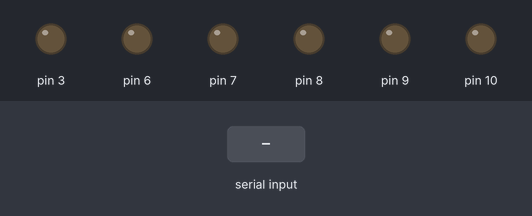
A sketch run on a simulated Arduino Uno, built with avr-gcc and run on an emulated ATmega328P. On the bench: output pins drawn as LEDs (lit = HIGH). The inputs (shaded band) are chosen by the test bench.

Above: at 1.2 s.
1.3 s: "f" received over Serial
At 1.6 s:
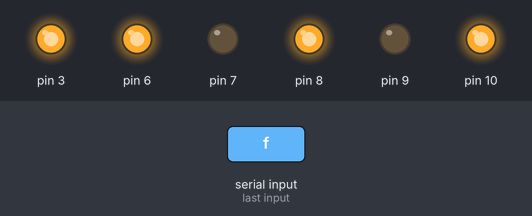
2.8 s: "b" received over Serial
At 3.9 s:
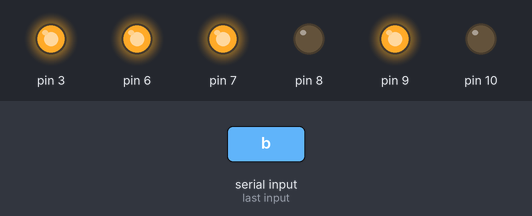
4.3 s: "r" received over Serial
At 5.1 s:
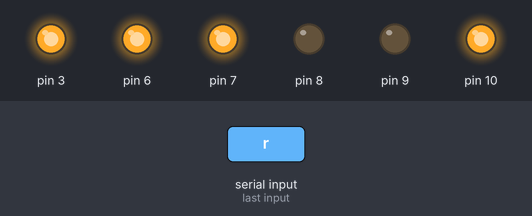
5.8 s: "l" received over Serial
At 6.2 s:
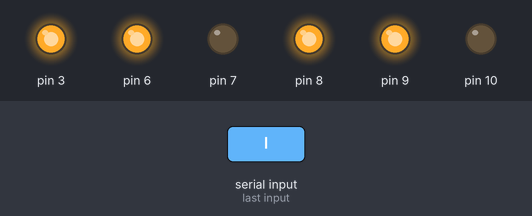
7.3 s: "s" received over Serial
At 8.6 s:
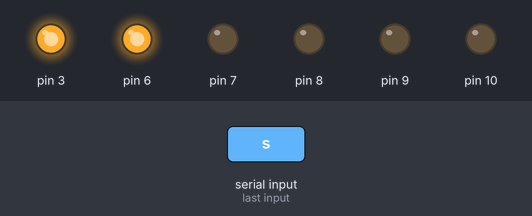
Timing chart, 0 to 9.8 s (numbered marks = the images above; inputs shaded):
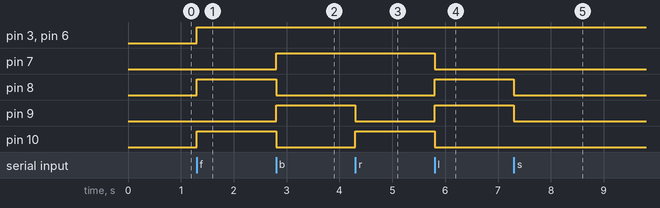

The sketch:

car.ino
```cpp
void setup()
{
  Serial.begin(9600);
  pinMode(9,OUTPUT);
  pinMode(10,OUTPUT);
  //9,10 left side pins
  pinMode(7,OUTPUT);
  pinMode(8,OUTPUT);
  //8,7 right side pins
  pinMode(3,OUTPUT);
  pinMode(6,OUTPUT);
  //enable pins
}

void loop()
{

  if (Serial.available())
  {
    analogWrite(3,255);
    analogWrite(6,255);
    char receved_pattern = Serial.read();
    if (receved_pattern == 'f')
    {
        digitalWrite(7,0);
        digitalWrite(8,1);
        digitalWrite(9,0);
        digitalWrite(10,1);
    }
    else if (receved_pattern == 'b')
    {
        digitalWrite(7,1);
        digitalWrite(8,0);
        digitalWrite(9,1);
        digitalWrite(10,0);
    }
    else if (receved_pattern == 'r')
    {
        digitalWrite(7,1);
        digitalWrite(8,0);
        digitalWrite(9,0);
        digitalWrite(10,1);
    }

    else if (receved_pattern == 'l')
    {
        digitalWrite(7,0);
        digitalWrite(8,1);
        digitalWrite(9,1);
        digitalWrite(10,0);
    }

    else if (receved_pattern == 's')
    {
        digitalWrite(7,0);
        digitalWrite(8,0);
        digitalWrite(9,0);
        digitalWrite(10,0);
    }
  }

}
```

Measured:
- after the input at 1.3 s, pin 3, pin 6, pin 8, pin 10: LOW → HIGH at once
- after the input at 2.8 s, pin 7, pin 9: LOW → HIGH at once; pin 8, pin 10: HIGH → LOW at once
- after the input at 4.3 s, pin 9: HIGH → LOW at once; pin 10: LOW → HIGH at once
- after the input at 5.8 s, pin 7, pin 10: HIGH → LOW at once; pin 8, pin 9: LOW → HIGH at once
- after the input at 7.3 s, pin 8, pin 9: HIGH → LOW at once
